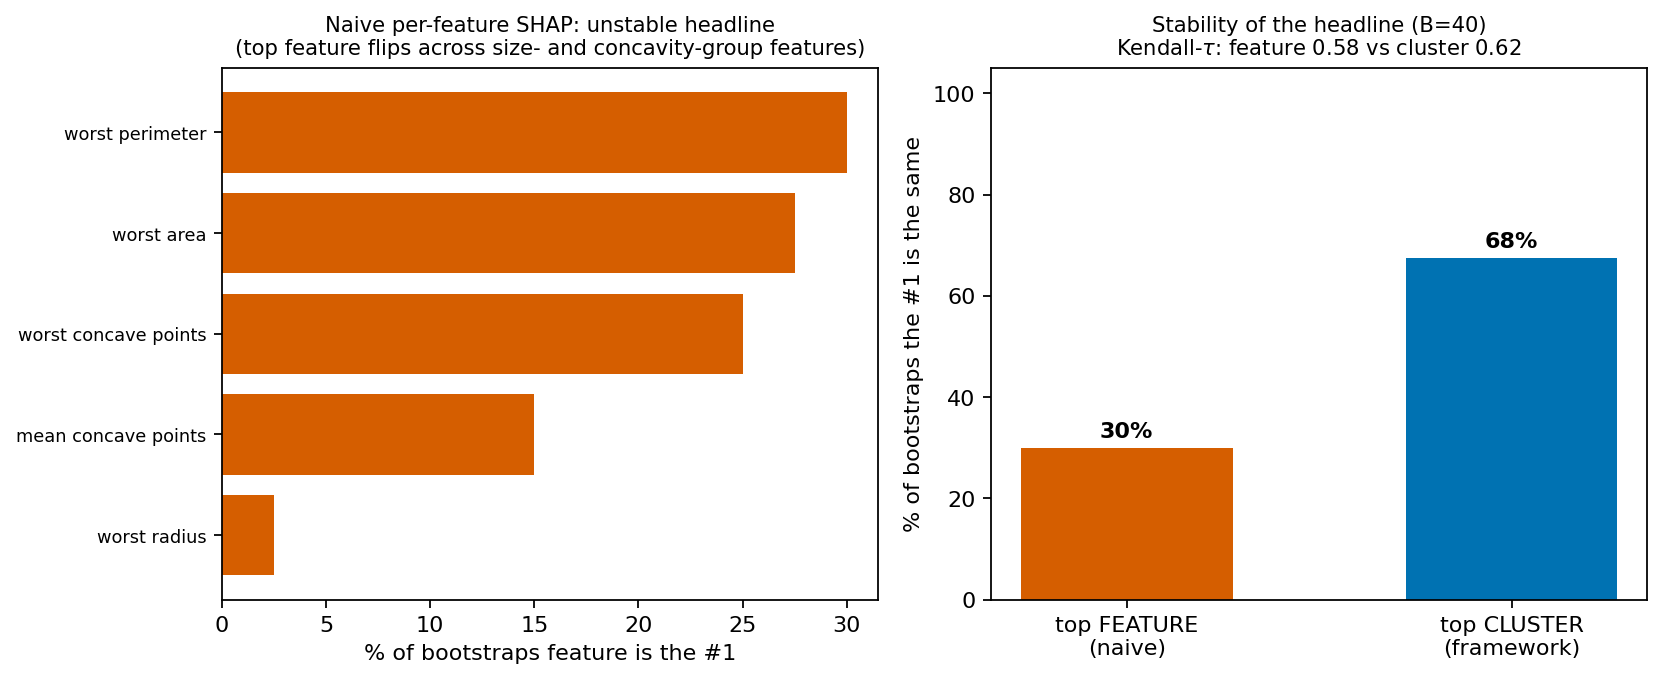

This figure's Python source:
#!/usr/bin/env python3
"""
E4c -- End-to-end demonstration of the diagnostic framework on REAL data
(Breast Cancer Wisconsin, n=569, p=30). This is the real-data analogue of the
synthetic worked example (Section 2.6): run the framework's three steps
(diagnose -> map to a method -> validate) and show that following it CHANGES
the headline conclusion versus naive default SHAP -- with no ground-truth
feature importance, using bootstrap STABILITY as the objective criterion.

Run from revised_v2/:
    DYLD_FALLBACK_LIBRARY_PATH=/opt/homebrew/lib python3 experiments/e4c_realdata_framework.py
"""
import warnings, json
warnings.filterwarnings("ignore")
from pathlib import Path
from collections import Counter
import numpy as np
import pandas as pd
import matplotlib
matplotlib.use("Agg")
import matplotlib.pyplot as plt
import shap
import xgboost as xgb
from sklearn.datasets import load_breast_cancer
from sklearn.linear_model import LinearRegression
from sklearn.preprocessing import PolynomialFeatures, StandardScaler
from scipy.stats import pearsonr
from statsmodels.stats.outliers_influence import variance_inflation_factor

HERE = Path(__file__).resolve().parent
SEED = 0
np.random.seed(SEED)
B = 40   # bootstrap resamples

data = load_breast_cancer()
X = pd.DataFrame(data.data, columns=[c.replace(" ", "_") for c in data.feature_names])
y = data.target            # 0/1
names = list(X.columns)
p = len(names)
print(f"Breast Cancer Wisconsin: n={len(X)}, p={p}, class balance={y.mean():.2f}")

Xs = StandardScaler().fit_transform(X.values)

def fit_xgb(Xtr, ytr):
    m = xgb.XGBClassifier(n_estimators=200, max_depth=4, learning_rate=0.1,
                          subsample=0.9, colsample_bytree=0.9, random_state=SEED,
                          eval_metric="logloss", verbosity=0)
    m.fit(Xtr, ytr); return m

base = fit_xgb(X.values, y)
print(f"XGBoost train accuracy = {base.score(X.values, y):.3f}")

# ====================================================================
# STEP 1 -- DIAGNOSE the complexity profile (the paper's five tests)
# ====================================================================
print("\n===== STEP 1: DIAGNOSE =====")

# Collinearity: VIF per feature + condition number
vifs = np.array([variance_inflation_factor(Xs, i) for i in range(p)])
vif_severe = int((vifs > 10).sum()); vif_mod = int((vifs > 5).sum())
kappa = np.linalg.svd(Xs, compute_uv=False); kappa = kappa.max()/kappa.min()
n_pairs = 0
R = np.corrcoef(Xs, rowvar=False)
for i in range(p):
    for j in range(i+1, p):
        if abs(R[i, j]) > 0.9: n_pairs += 1
print(f"Collinearity : VIF>10 in {vif_severe}/{p} features (VIF>5 in {vif_mod}); "
      f"condition number kappa={kappa:.0f}; {n_pairs} feature pairs with |r|>0.9  "
      f"-> {'SEVERE' if (kappa>30 or vif_severe>0) else 'low'}")

# Nonlinearity: NL = R^2_poly2 - R^2_lin predicting the model's probability
proba = base.predict_proba(X.values)[:, 1]
r2_lin = LinearRegression().fit(Xs, proba).score(Xs, proba)
Xpoly = PolynomialFeatures(degree=2, include_bias=False).fit_transform(Xs)
r2_poly = LinearRegression().fit(Xpoly, proba).score(Xpoly, proba)
NL = r2_poly - r2_lin
print(f"Nonlinearity : NL = R2_poly - R2_lin = {NL:.3f}  -> {'YES' if NL>0.10 else 'low'}")

# Interactions: TreeSHAP interaction values; max off-diagonal vs mean |main|
inter = shap.TreeExplainer(base).shap_interaction_values(X.values)   # (n,p,p)
abs_inter = np.abs(inter).mean(0)                                    # (p,p)
main = np.diag(abs_inter); off = abs_inter.copy(); np.fill_diagonal(off, 0)
max_off_ratio = off.max() / max(main.mean(), 1e-12)
print(f"Interactions : max |off-diagonal SHAP-interaction| / mean|main| = {max_off_ratio:.3f}  "
      f"-> {'YES' if max_off_ratio>0.05 else 'low'}")

# Suppressor: among high-VIF features, sign(r) vs sign(partial corr)
def partial_corr(j):
    others = [k for k in range(p) if k != j]
    rx = Xs[:, j] - LinearRegression().fit(Xs[:, others], Xs[:, j]).predict(Xs[:, others])
    ry = (y - LinearRegression().fit(Xs[:, others], y).predict(Xs[:, others]))
    return pearsonr(rx, ry)[0]
flips = 0
for j in np.where(vifs > 5)[0]:
    r0 = pearsonr(Xs[:, j], y)[0]; rp = partial_corr(int(j))
    if np.sign(r0) != np.sign(rp) or abs(rp) > 2*abs(r0): flips += 1
print(f"Suppressor   : sign-flip / |partial|>2|zero-order| in {flips} high-VIF features  "
      f"-> {'present' if flips>0 else 'low'}")

# Capacity: total leaves in the ensemble
leaves = sum(t.count("leaf") for t in base.get_booster().get_dump())
print(f"Capacity     : {leaves} total leaves  -> {'high' if leaves>1e5 else 'low'} (threshold 1e5)")

# ====================================================================
# STEP 2 -- MAP diagnosis to a method recommendation
# ====================================================================
print("\n===== STEP 2: MAP =====")
print("Diagnosis is MULTI-DIMENSIONAL: collinearity (severe), interactions, nonlinearity,")
print("and suppressor signals all fire -- itself a real-data instance of the paper's")
print("multi-dimensional-complexity claim (and, per Sec 2, some apparent interaction on")
print("highly collinear data can be collinearity-induced). Of the flags, COLLINEARITY is")
print("by far the most severe (kappa, near-perfect |r|>0.9 clusters). The severity ordering")
print("routes method selection to interaction-aware tools first (which subsume collinearity,")
print("validated in E1/E7/E8); independently, the severe-collinearity flag makes a concrete,")
print("testable prediction we validate below: per-feature attribution rankings WITHIN the")
print("correlated clusters are unreliable, so a single-feature headline is false precision.")

# Build correlation clusters (connected components of the |r|>0.9 graph)
parent = list(range(p))
def find(a):
    while parent[a] != a: parent[a] = parent[parent[a]]; a = parent[a]
    return a
for i in range(p):
    for j in range(i+1, p):
        if abs(R[i, j]) > 0.9: parent[find(i)] = find(j)
clusters = {}
for i in range(p): clusters.setdefault(find(i), []).append(i)
clusters = list(clusters.values())
multi = [c for c in clusters if len(c) > 1]
print(f"\nCorrelation clusters (|r|>0.9): {len(clusters)} groups, "
      f"{len(multi)} multi-feature; largest = {sorted(max(clusters,key=len))} ")
print("  largest cluster features:", [names[i] for i in sorted(max(clusters, key=len))])

def cluster_of(feat_idx):
    for ci, c in enumerate(clusters):
        if feat_idx in c: return ci
    return -1

# ====================================================================
# STEP 3a -- the applicable methods DISAGREE on this real dataset
# (the failure map's collinearity column, observed on real data)
# ====================================================================
print("\n===== STEP 3a: do the applicable methods agree? =====")
from sklearn.inspection import permutation_importance
from scipy.stats import kendalltau

def mean_abs_shap(sv):
    sv = np.array(sv)
    if sv.ndim == 3:                                   # (n,p,2) -> positive class
        sv = sv[..., 1] if sv.shape[-1] == 2 else sv[1]
    return np.abs(sv).mean(0)

methods = {}
methods["TreeSHAP-path-dependent"] = mean_abs_shap(
    shap.TreeExplainer(base, feature_perturbation="tree_path_dependent").shap_values(X.values))
methods["TreeSHAP-interventional"] = mean_abs_shap(
    shap.TreeExplainer(base, data=X.values, feature_perturbation="interventional").shap_values(X.values))
methods["PFI"] = np.abs(permutation_importance(base, X.values, y, n_repeats=10,
                                                random_state=SEED).importances_mean)
# AEC direct effect (our Salih-2024 formula; model-agnostic, computed on the data)
methods["AEC (direct)"] = np.array([abs(np.cov(Xs[:, j], y)[0, 1] / np.var(Xs[:, j])) for j in range(p)])

top1 = {}
for name, imp in methods.items():
    order = np.argsort(-imp)
    top1[name] = names[order[0]]
    print(f"  {name:24s} top-3: {[names[i] for i in order[:3]]}")
mlist = list(methods.values())
taus = [kendalltau(mlist[a], mlist[b])[0] for a in range(len(mlist)) for b in range(a+1, len(mlist))]
n_distinct_top = len(set(top1.values()))
print(f"  -> distinct #1 features across the {len(methods)} methods: {n_distinct_top}  "
      f"({sorted(set(top1.values()))})")
print(f"  -> mean pairwise Kendall-tau between method rankings: {np.mean(taus):.2f}  "
      f"(<1 means the methods rank features differently)")
print("  The 'most important feature' on this real dataset depends on which method you ask")
print("  -- a real-data instance of the collinearity column of the Cross-Method Failure Map.")

# ====================================================================
# STEP 3b -- VALIDATE: naive per-feature vs framework cluster, under bootstrap
# ====================================================================
print("\n===== STEP 3b: VALIDATE stability (bootstrap, B=%d) =====" % B)
top_feat, top_clust = [], []
feat_ranks = []   # for Kendall tau of per-feature importance
for b in range(B):
    idx = np.random.RandomState(b).choice(len(X), len(X), replace=True)
    m = fit_xgb(X.values[idx], y[idx])
    sv = shap.TreeExplainer(m).shap_values(X.values)        # (n,p)
    imp = np.abs(sv).mean(0)
    top_feat.append(int(np.argmax(imp)))
    csum = np.array([imp[c].sum() for c in clusters])
    top_clust.append(int(np.argmax(csum)))
    feat_ranks.append(imp)

fc = Counter(top_feat); cc = Counter(top_clust)
modal_feat, modal_feat_n = fc.most_common(1)[0]
modal_clust, modal_clust_n = cc.most_common(1)[0]
print(f"\nNaive 'single most important feature': flips across bootstraps -- "
      f"modal feature = '{names[modal_feat]}' but top in only {modal_feat_n}/{B} "
      f"({100*modal_feat_n/B:.0f}%); distinct top-features seen = {len(fc)}")
print("  features that were ever #1:", sorted({names[i] for i in top_feat}))
print(f"\nFramework 'most important feature CLUSTER': stable -- "
      f"modal cluster top in {modal_clust_n}/{B} ({100*modal_clust_n/B:.0f}%); "
      f"= {[names[i] for i in sorted(clusters[modal_clust])]}")

# Kendall-tau stability of the ranking across bootstraps (feature vs cluster level)
from scipy.stats import kendalltau
def mean_pairwise_tau(rankings):
    taus = []
    for a in range(len(rankings)):
        for c in range(a+1, len(rankings)):
            taus.append(kendalltau(rankings[a], rankings[c])[0])
    return float(np.nanmean(taus))
feat_tau = mean_pairwise_tau([r for r in feat_ranks])
clust_ranks = [np.array([r[c].sum() for c in clusters]) for r in feat_ranks]
clust_tau = mean_pairwise_tau(clust_ranks)
print(f"\nMean pairwise Kendall-tau of importance ranking across bootstraps:")
print(f"  per-FEATURE  : {feat_tau:.3f}")
print(f"  per-CLUSTER  : {clust_tau:.3f}   (higher = more reproducible)")

print("\n----- HEADLINE -----")
print(f"Naive analysis would report '{names[modal_feat]} is the single most important")
print(f"feature' -- but that claim holds in only {100*modal_feat_n/B:.0f}% of bootstraps and the title flips")
print(f"among {len(fc)} near-duplicate/competing features. The Step-1 collinearity diagnosis")
print(f"predicted this false precision. Reading attribution at the cluster level instead --")
print(f"as the diagnosis recommends -- the top group is stable in {100*modal_clust_n/B:.0f}% of bootstraps, and the")
print(f"residual instability reveals a genuine fact the single-feature view hid: TWO predictive")
print(f"groups (tumour-size and concavity features) compete for the top. Same data, same model;")
print("the framework converts a brittle single-feature headline into a reproducible, honest one.")

# ---- save + figure ----
out = {"vif_severe": vif_severe, "vif_moderate": vif_mod, "kappa": float(kappa),
       "pairs_r_gt_0.9": n_pairs, "NL": float(NL), "max_off_ratio": float(max_off_ratio),
       "suppressor_flips": flips, "leaves": leaves,
       "modal_feature": names[modal_feat], "modal_feature_pct": 100*modal_feat_n/B,
       "distinct_top_features": len(fc),
       "modal_cluster_pct": 100*modal_clust_n/B,
       "modal_cluster": [names[i] for i in sorted(clusters[modal_clust])],
       "feature_tau": feat_tau, "cluster_tau": clust_tau, "B": B,
       "n_distinct_top_methods": n_distinct_top, "method_top1": top1,
       "method_mean_tau": float(np.mean(taus)), "method_top3": {k: [names[i] for i in np.argsort(-v)[:3]] for k, v in methods.items()}}
np.save(HERE / "e4c_results.npy", out)
print("\nsaved e4c_results.npy")

fig, (ax1, ax2) = plt.subplots(1, 2, figsize=(10.5, 4.4))
# left: how often each feature is the naive #1 (instability spread)
items = fc.most_common()
labs = [names[i].replace("_", " ") for i, _ in items]
vals = [100*n/B for _, n in items]
ax1.barh(range(len(labs)), vals, color="#D55E00")
ax1.set_yticks(range(len(labs))); ax1.set_yticklabels(labs, fontsize=8)
ax1.invert_yaxis(); ax1.set_xlabel("% of bootstraps feature is the #1")
ax1.set_title("Naive per-feature SHAP: unstable headline\n(top feature flips across size- and concavity-group features)", fontsize=9.5)
# right: feature-level vs cluster-level reproducibility
ax2.bar([0, 1], [modal_feat_n/B*100, modal_clust_n/B*100], color=["#D55E00", "#0072B2"], width=0.55)
ax2.set_xticks([0, 1]); ax2.set_xticklabels(["top FEATURE\n(naive)", "top CLUSTER\n(framework)"])
ax2.set_ylabel("% of bootstraps the #1 is the same"); ax2.set_ylim(0, 105)
for x, v in zip([0, 1], [modal_feat_n/B*100, modal_clust_n/B*100]):
    ax2.text(x, v+2, f"{v:.0f}%", ha="center", fontweight="bold")
ax2.set_title(f"Stability of the headline (B={B})\nKendall-$\\tau$: feature {feat_tau:.2f} vs cluster {clust_tau:.2f}", fontsize=9.5)
plt.tight_layout()
plt.savefig(HERE / "e4c_realdata_framework.pdf", bbox_inches="tight")
plt.savefig(HERE / "e4c_realdata_framework.png", dpi=160, bbox_inches="tight")
print("wrote e4c_realdata_framework.pdf/.png")
